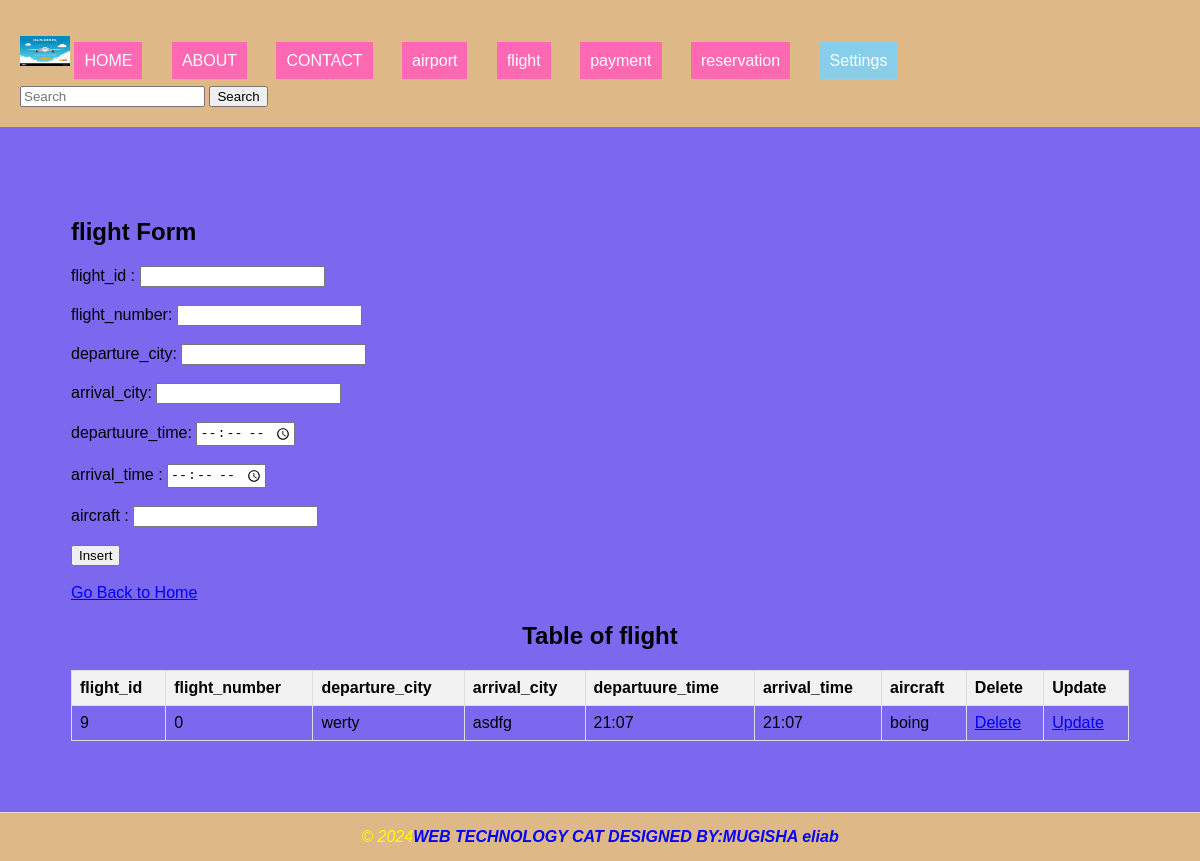
Screenshot of /CAT.HOMEANDINDEX/flight.php with the database file from the repository.
### tables this page shows
CREATE TABLE `flight` (
  `flight_id` int(11) NOT NULL,
  `flight_number` int(11) DEFAULT NULL,
  `departure_city` varchar(100) DEFAULT NULL,
  `arrival_city` varchar(100) DEFAULT NULL,
  `departuure_time` varchar(100) DEFAULT NULL,
  `arrival_time` varchar(20) DEFAULT NULL,
  `aircraft` varchar(35) DEFAULT NULL
);

### CAT.HOMEANDINDEX/flight.php (the view, shortened to what this page needs)
<!DOCTYPE html>
<html lang="en">
<head>
    <link rel="stylesheet" type="text/css" href="style.css" title="style 1" media="screen, tv, projection, handheld, print"/>
</head>
<body>
<header>
  <ul style="list-style-type: none; padding: 0;">
    <li style="display: inline; margin-right: 10px;">
        <img src="./logo.JFIF" width="50" height="30" alt="logo">
        <a href="./home.html" style="padding: 10px; color: white; background-color: hotpink; text-decoration: none; margin-right: 15px;">HOME</a></li>
    <li style="display: inline; margin-right: 10px;"><a href="./about.html" style="padding: 10px; color: white; background-color: hotpink; text-decoration: none; margin-right: 15px;">ABOUT</a></li>
    <li style="display: inline; margin-right: 10px;"><a href="./contact.html" style="padding: 10px; color: white; background-color: hotpink; text-decoration: none; margin-right: 15px;">CONTACT</a></li>
    <li style="display: inline; margin-right: 10px;"><a href="./airport.php" style="padding: 10px; color: white; background-color: hotpink; text-decoration: none; margin-right: 15px;">airport</a></li>
    <li style="display: inline; margin-right: 10px;"><a href="./flight.php" style="padding: 10px; color: white; background-color: hotpink; text-decoration: none; margin-right: 15px;">flight</a></li>
    <li style="display: inline; margin-right: 10px;"><a href="./payment.php" style="padding: 10px; color: white; background-color: hotpink; text-decoration: none; margin-right: 15px;">payment</a></li>
    <li style="display: inline; margin-right: 10px;"><a href="./reservation.php" style="padding: 10px; color: white; background-color: hotpink; text-decoration: none; margin-right: 15px;">reservation</a></li>
        <li class="dropdown" style="display: inline; margin-right: 10px;">
            <a href="#" style="padding: 10px; color: white; background-color: skyblue; text-decoration: none; margin-right: 15px;">Settings</a>
        </li>
    </ul>
    <form class="d-flex" role="search" action="search.php">
        <input class="form-control me-2" type="search" placeholder="Search" aria-label="Search" name="query">
        <button class="btn btn-outline-success" type="submit">Search</button>
    </form>
</header>
<section>
    <h1>flight Form</h1>
    <form method="post" action="flight.php">
        <label for="flight_id">flight_id :</label>
        <input type="number" id="flight_id" name="flight_id" required><br><br>
        <label for="Variet">flight_number:</label>
        <input type="number" id="flight_number" name="flight_number" required><br><br>
        <label for="departure_city">departure_city:</label>
        <input type="text" id="departure_city" name="departure_city" required><br><br>
        <label for="arrival_city">arrival_city:</label>
        <input type="text" id="arrival_city" name="arrival_city" required><br><br>
         <label for="departuure_time">departuure_time:</label>
        <input type="time" id="departuure_time" name="departuure_time" required><br><br>
          <label for="arrival_time ">arrival_time :</label>
        <input type="time" id="arrival_time " name="arrival_time" required><br><br>
         <label for="aircraft ">aircraft :</label>
        <input type="text" id="aircraft " name="aircraft" required><br><br>
        <input type="submit" name="insert" value="Insert"><br><br>
    </form>
    <a href="./home.html">Go Back to Home</a>
    <?php
    include('database_connection.php');
    $sql = "SELECT * FROM flight";
    $result = $connection->query($sql);
    ?>
    <center><h2>Table of flight</h2></center>
    <table>
        <tr>
            <th>flight_id</th>
            <th>flight_number</th>
            <th>departure_city</th>
            <th>arrival_city</th>
            <th>departuure_time</th>
            <th>arrival_time</th>
            <th>aircraft</th>
            <th>Delete</th>
            <th>Update</th>
        </tr>
        <?php
        if ($result->num_rows > 0) {
            while ($row = $result->fetch_assoc()) {
                $fid = $row["flight_id"];
                echo "<tr>
                    <td>" . $row["flight_id"] . "</td>
                    <td>" . $row["flight_number"] . "</td>
                    <td>" . $row["departure_city"] . "</td>
                    <td>" . $row["arrival_city"] . "</td>
                    <td>" . $row["departuure_time"] . "</td>
                    <td>" . $row["arrival_time"] . "</td>
                    <td>" . $row["aircraft"] . "</td>
                    <td><a href='delete_flight.php?flight_id=$fid'>Delete</a></td>
                    <td><a href='update_flight.php?flight_id=$fid'>Update</a></td>
                </tr>";
            }
        } else {
            echo "<tr><td colspan='5'>No data found</td></tr>";
        }
        ?>
    </table>
</section>
<footer>
  <marquee><i style="color: yellow;">&copy; 2024</i><i style="color: blue;" ><b>WEB TECHNOLOGY CAT DESIGNED BY:MUGISHA eliab</b></marquee>
</footer>
</body>
</html>

### CAT.HOMEANDINDEX/style.css (style rules this page uses)
body { font-family: Arial, sans-serif; margin: 0; padding: 0; }
header { background-color: black; padding: 30px; }

### CAT.HOMEANDINDEX/flight.php (style rules this page uses)
body { background-color: grey; font-family: Arial, sans-serif; }
table { width: 100%; border-collapse: collapse; }
th, td { border: 1px solid #ddd; padding: 8px; text-align: left; }
th { background-color: #f2f2f2; }
header { background-color: burlywood; padding: 20px; }
section { padding: 71px; border-bottom: 1px solid #ddd; background-color: mediumslateblue; }
footer { text-align: center; padding: 15px; background-color: burlywood; }

### rows the page displays
flight: flight_id "9", flight_number "0", departure_city "werty", arrival_city "asdfg", departuure_time "21:07", arrival_time "21:07", aircraft "boing"
